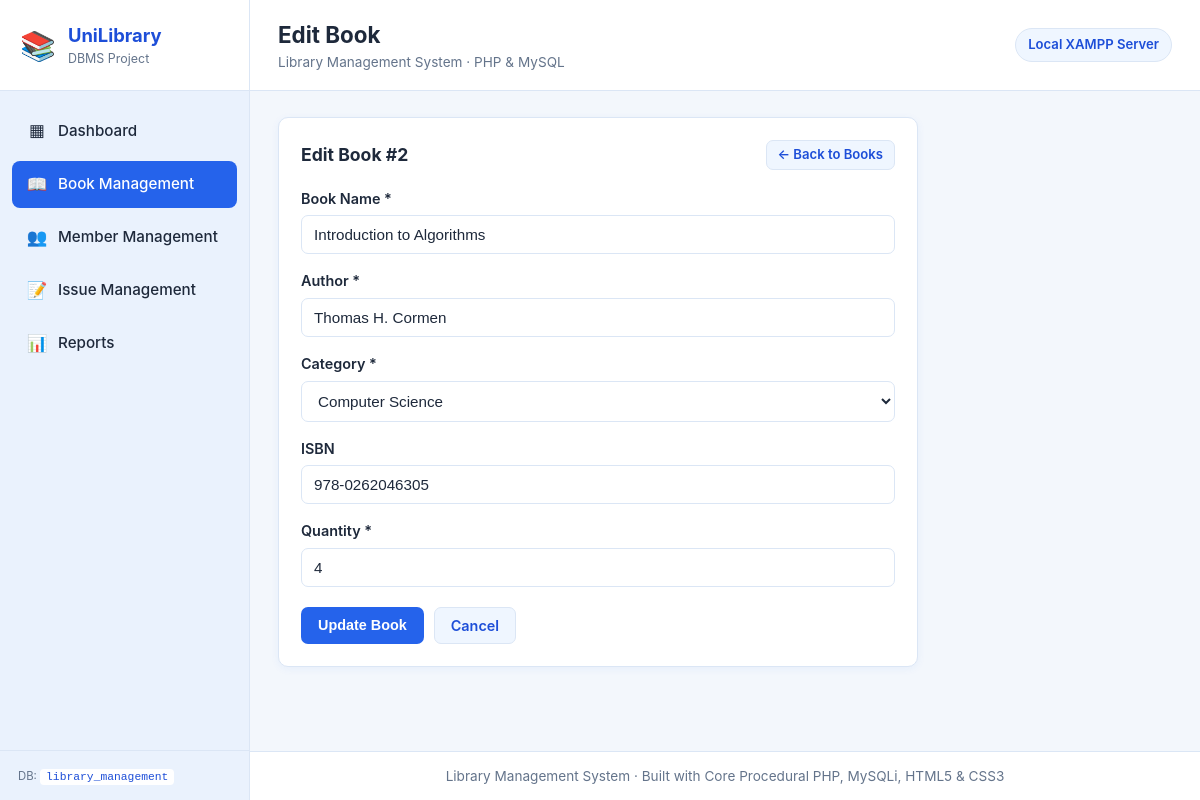
/books/edit.php?id=2, run on the app's committed database.
### tables this page shows
CREATE TABLE Book (
    book_id INT PRIMARY KEY AUTO_INCREMENT,
    book_name VARCHAR(150) NOT NULL,
    author VARCHAR(100) NOT NULL,
    category_id INT NOT NULL,
    isbn VARCHAR(30) UNIQUE,
    quantity INT NOT NULL DEFAULT 1,
    CONSTRAINT fk_book_category
        FOREIGN KEY (category_id) REFERENCES Category(category_id)
        ON UPDATE CASCADE
        ON DELETE RESTRICT
);

CREATE TABLE Category (
    category_id INT PRIMARY KEY AUTO_INCREMENT,
    category_name VARCHAR(100) NOT NULL
);

### config/db.php (called while the page is built, shortened)
<?php
function e($value): string
{
    return htmlspecialchars((string)($value ?? ''), ENT_QUOTES, 'UTF-8');
}
?>

### books/edit.php (the view, shortened to what this page needs)
<?php
require_once __DIR__ . '/../config/db.php';
$book_id = (int) ($_GET['id'] ?? $_POST['book_id'] ?? 0);
$stmt = mysqli_prepare($conn, "SELECT book_id, book_name, author, category_id, isbn, quantity FROM Book WHERE book_id = ?");
mysqli_stmt_bind_param($stmt, 'i', $book_id);
mysqli_stmt_execute($stmt);
$res  = mysqli_stmt_get_result($stmt);
$book = mysqli_fetch_assoc($res);
$book_name   = $book['book_name'];
$author      = $book['author'];
$category_id = $book['category_id'];
$isbn        = $book['isbn'] ?? '';
$quantity    = $book['quantity'];
$categories_result = mysqli_query($conn, "SELECT category_id, category_name FROM Category ORDER BY category_name ASC");
include __DIR__ . '/../includes/header.php';
?>
<section class="panel form-container">
    <div class="panel-header">
        <h2 class="panel-title">Edit Book #<?php echo (int) $book_id; ?></h2>
        <a href="index.php" class="btn btn-secondary btn-sm">&larr; Back to Books</a>
    </div>
    <form method="POST" action="edit.php?id=<?php echo (int) $book_id; ?>">
        <div class="form-group">
            <label for="book_name">Book Name *</label>
            <input type="text" id="book_name" name="book_name" class="form-control" required value="<?php echo e($book_name); ?>">
        </div>
        <div class="form-group">
            <label for="author">Author *</label>
            <input type="text" id="author" name="author" class="form-control" required value="<?php echo e($author); ?>">
        </div>
        <div class="form-group">
            <label for="category_id">Category *</label>
            <select id="category_id" name="category_id" class="form-control" required>
                <?php while ($cat = mysqli_fetch_assoc($categories_result)): ?>
                    <option value="<?php echo (int) $cat['category_id']; ?>"
                        <?php echo ((int) $category_id === (int) $cat['category_id']) ? 'selected' : ''; ?>>
                        <?php echo e($cat['category_name']); ?>
                    </option>
                <?php endwhile; ?>
            </select>
        </div>
        <div class="form-group">
            <label for="isbn">ISBN</label>
            <input type="text" id="isbn" name="isbn" class="form-control" value="<?php echo e($isbn); ?>">
        </div>
        <div class="form-group">
            <label for="quantity">Quantity *</label>
            <input type="number" id="quantity" name="quantity" class="form-control" min="0" required value="<?php echo e($quantity); ?>">
        </div>
        <div class="form-actions">
            <button type="submit" class="btn btn-primary">Update Book</button>
            <a href="index.php" class="btn btn-secondary">Cancel</a>
        </div>
    </form>
</section>
<?php include __DIR__ . '/../includes/footer.php'; ?>

### style.css (style rules this page uses)
:root { --bg-page: #f3f7fc; --bg-surface: #ffffff; --bg-sidebar: #eaf2fd; --bg-sidebar-hover: #dbeafe; --primary: #2563eb; --primary-dark: #1d4ed8; --primary-light: #eff6ff; --border-color: #dbe6f5; --text-main: #1e293b; --text-muted: #64748b; --success-bg: #dcfce7; --success-text: #166534; --warning-bg: #fef3c7; --warning-text: #92400e; --danger-bg: #fee2e2; --danger-text: #991b1b; --danger-btn: #dc2626; --danger-btn-hover: #b91c1c; --shadow-sm: 0 2px 8px rgba(37, 99, 235, 0.06); --radius: 10px; }
* { box-sizing: border-box; margin: 0; padding: 0; }
body { font-family: -apple-system, BlinkMacSystemFont, "Segoe UI", Roboto, Arial, sans-serif; background-color: var(--bg-page); color: var(--text-main); line-height: 1.5; }
.panel { background-color: var(--bg-surface); border: 1px solid var(--border-color); border-radius: var(--radius); padding: 22px; box-shadow: var(--shadow-sm); margin-bottom: 22px; }
.panel-header { display: flex; flex-wrap: wrap; align-items: center; justify-content: space-between; gap: 14px; margin-bottom: 18px; }
.panel-title { font-size: 1.1rem; font-weight: 700; color: var(--text-main); }
.btn { display: inline-block; padding: 9px 16px; border-radius: 7px; font-size: 0.9rem; font-weight: 600; text-decoration: none; border: 1px solid transparent; cursor: pointer; transition: background-color 0.15s ease; line-height: 1.2; }
.btn-primary { background-color: var(--primary); color: #ffffff; }
.btn-secondary { background-color: var(--primary-light); color: var(--primary-dark); border-color: var(--border-color); }
.btn-sm { padding: 6px 11px; font-size: 0.82rem; }
.form-container { max-width: 640px; }
.form-group { margin-bottom: 16px; }
.form-group label { display: block; font-weight: 600; font-size: 0.9rem; margin-bottom: 6px; color: var(--text-main); }
.form-control { width: 100%; padding: 10px 12px; border: 1px solid var(--border-color); border-radius: 7px; font-size: 0.95rem; background-color: #ffffff; color: var(--text-main); outline: none; }
.form-actions { display: flex; gap: 10px; margin-top: 20px; }

### data on the page
book: book_name "Introduction to Algorithms", author "Thomas H. Cormen", category_id "Computer Science", isbn "978-0262046305", quantity "4"

### other printed values
$item['icon'] "▦"
$item['label'] "Dashboard"
$item['icon'] "📖"
$item['label'] "Book Management"
$item['icon'] "👥"
$item['label'] "Member Management"
$item['icon'] "📝"
$item['label'] "Issue Management"
$item['icon'] "📊"
$item['label'] "Reports"
$page_title "Edit Book"
$book_id "2"
